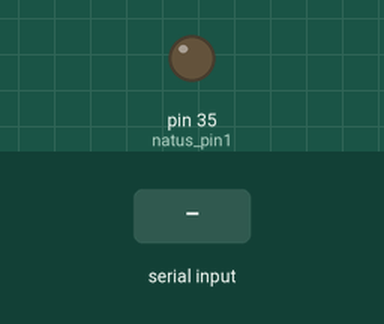
This sketch was run on a simulated Arduino Mega 2560, built with avr-gcc and run on an emulated ATmega2560. Shown: output pins drawn as LEDs (lit = HIGH). The inputs (shaded band) are chosen by the test bench. Pins used as bus, display or sensor lines are not drawn.

Above: at 1.2 s.
1.3 s: byte 5 (5) received over Serial
Timing chart, 0 to 4.3 s (numbered marks = the images above; inputs shaded):
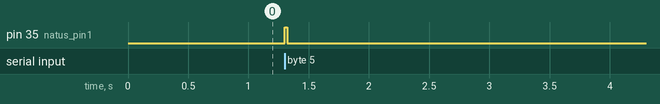

Measured:
- after the input at 1.3 s, pin 35 (natus_pin1): LOW → HIGH at once, → LOW 0.02 s later

The sketch:

stroop_arduino.ino
```cpp
// Stroop trigger setup
// Define Natus-Arduino pin mapping
int natus_pin9_latch = 51;
int natus_pin1 = 35;  // NOTE: YOU MAY NEED TO CHANGE THIS
int natus_pin2 = 51;  // Backup in case pin1 doesn't work
// Define width parameter (in ms)
int width = 20;
int width2 = 20;
// Define misc
int data;

void setup() {
  // put your setup code here, to run once:
  Serial.begin(115200);
  pinMode(natus_pin1, OUTPUT);
  pinMode(natus_pin2, OUTPUT);
  pinMode(natus_pin9_latch, OUTPUT);
}


void loop() {
  data = Serial.read();
  // Start experiment
  if (data == 8)
  {
    digitalWrite(natus_pin9_latch, HIGH);
  }
  // stim onset
  else if (data == 5)
  {
    // Pulse 1
    digitalWrite(natus_pin1, HIGH);
    digitalWrite(natus_pin2, HIGH);
    delay(width);
    digitalWrite(natus_pin1, LOW);
    digitalWrite(natus_pin2, LOW);
  }

 // person makes a choice
  else if (data == 6)
  {
// pulse 1
    digitalWrite(natus_pin1, HIGH);
    digitalWrite(natus_pin2, HIGH);
    delay(width);
    digitalWrite(natus_pin1, LOW);
    digitalWrite(natus_pin2, LOW);
  }
  // End experiment
  else if (data == 7)
  {
    digitalWrite(natus_pin9_latch, LOW);
  }
}
```
